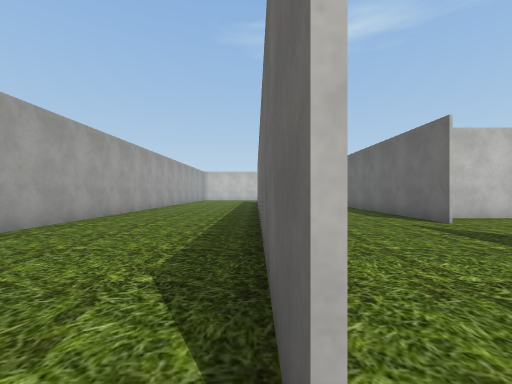
view 1 (above)

19 first-person views from a walk through a scene from a Unity 3-D project. The camera is 1.4 m above the floor, looks level and sees 90° across. The floor is counted in squares, 2 m on a side. Each view is taken from the middle of a square. On the plan, view 1 faces up. The plan holds only what a view shows up to about 9 squares ahead; the rest is blank. The player is left out. Some surface patterns are stand-ins.

view 2
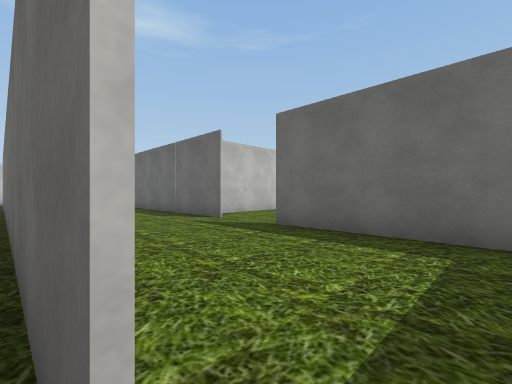

view 3
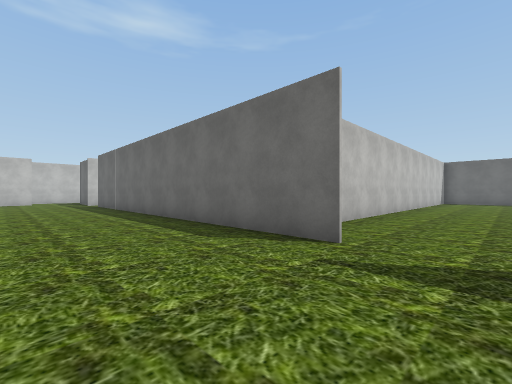

view 4
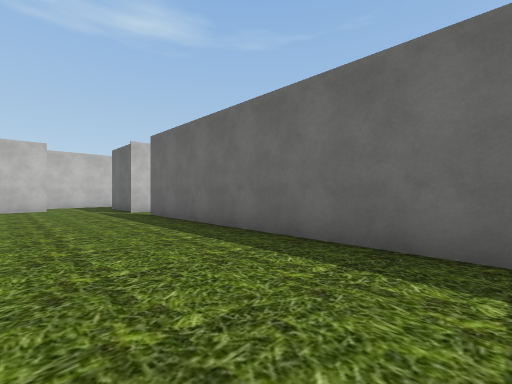

view 5
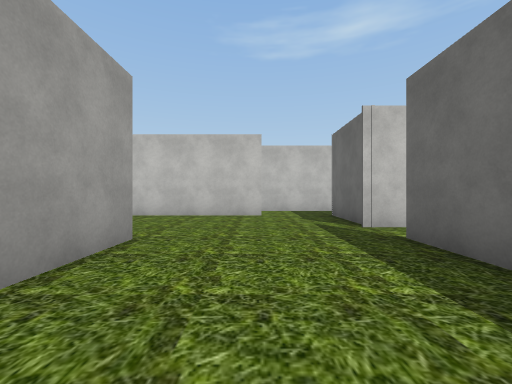

view 6
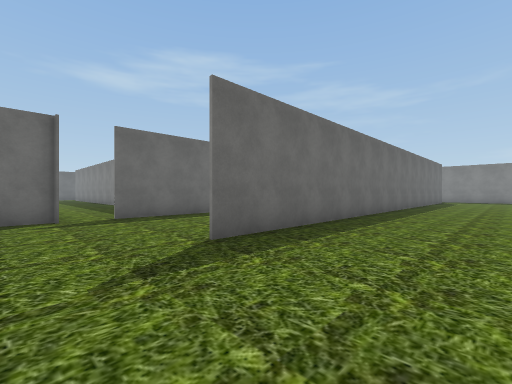

view 7
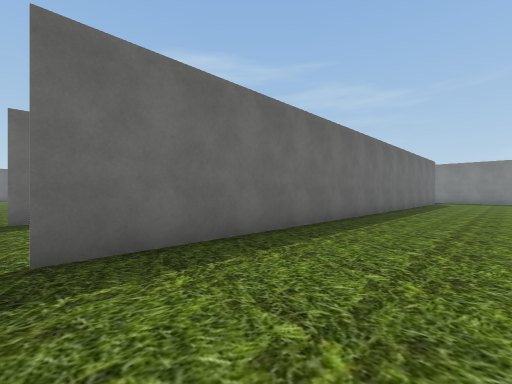

view 8
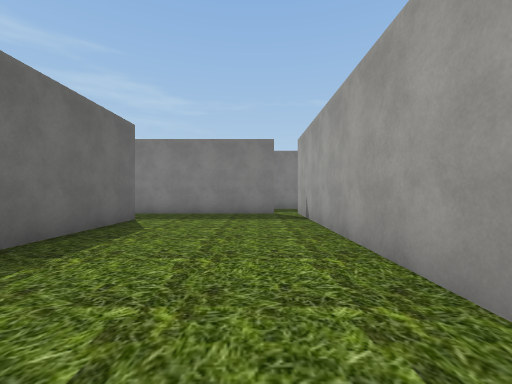

view 9
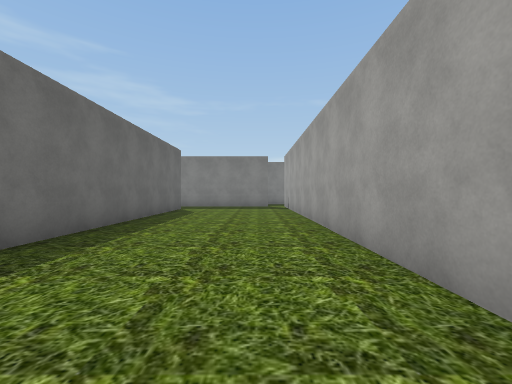

view 10
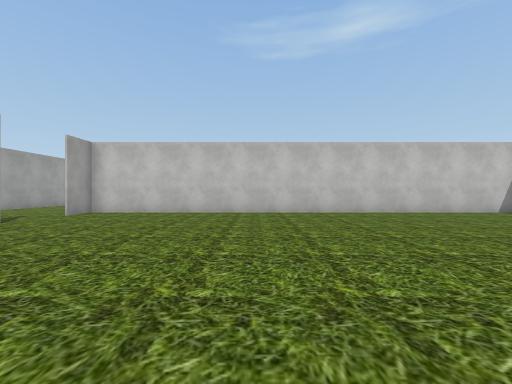

view 11
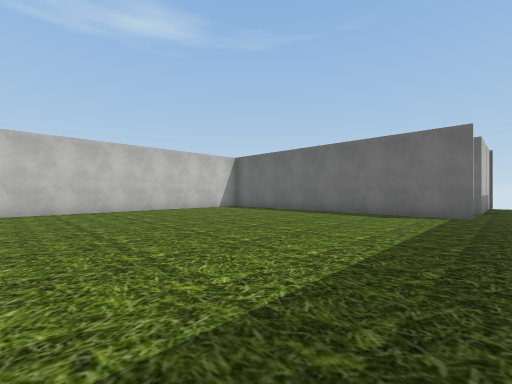

view 12
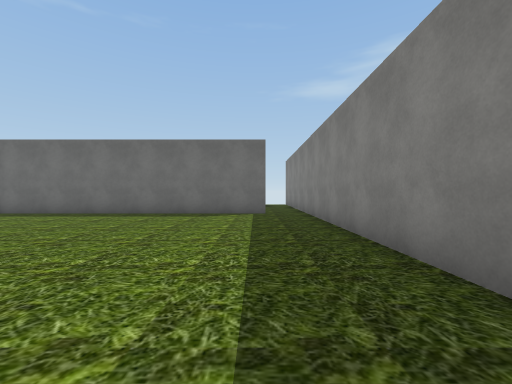

view 13
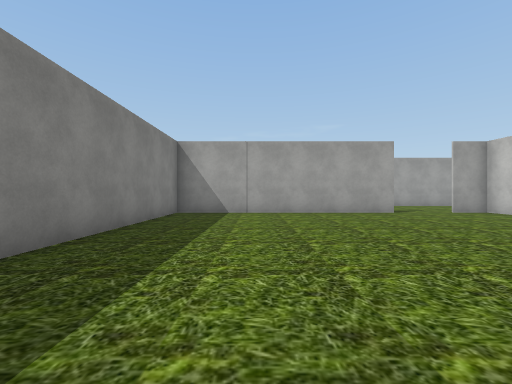

view 14
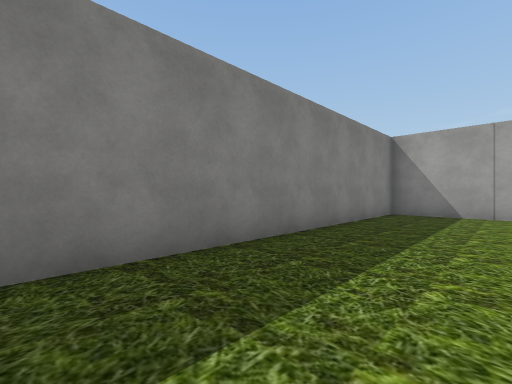

view 15
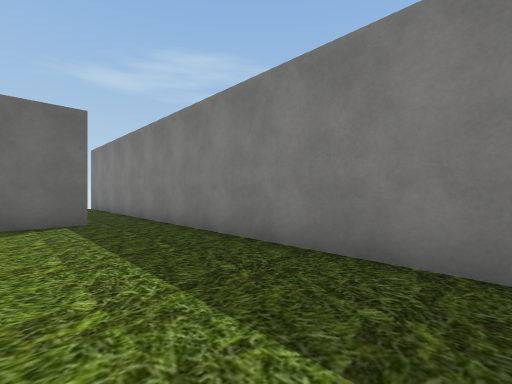

view 16
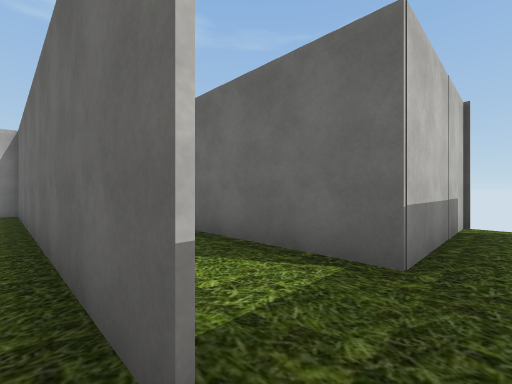

view 17
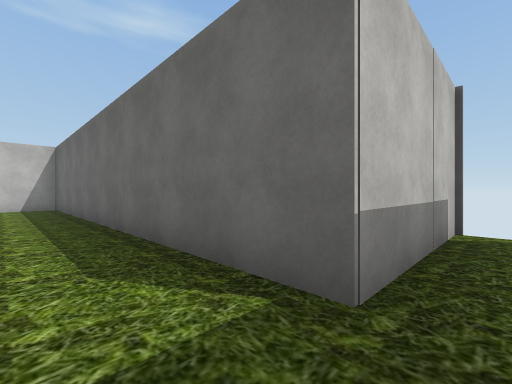

view 18
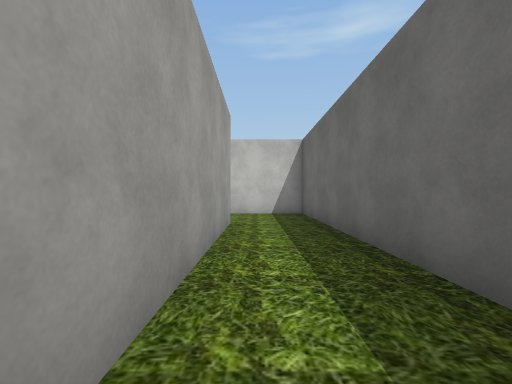

view 19
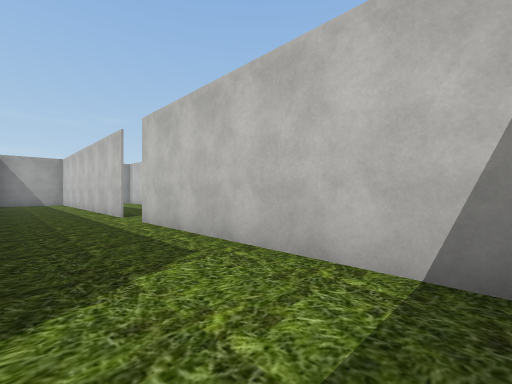

### Floor plan
Points are (right, up) in squares from view 1. A wall is a line through its corners. A room is listed if a view was taken in it or the views show most of it. See-through windows are left out.
Room 1 (views 1, 2, 3, 4, 5, 6, 7, 8, 9)
walls: (-4.4, 9.6) (-4.4, -1.4); (4.3, 5.6) (4.3, 18); (0.2, 17.9) (0.2, 15.8); (4.3, 19.1) (4.3, 21.8); (0.1, 0.4) (0.1, 17.9); (2.2, 21.6) (-1.8, 21.6); (4.3, 0) (4.3, 3.8); (-3.6, -1.3) (1, -1.3)
ways out: opening at (4, 4.5) to room 2; opening at (3, 22); gap at (4, 18)
Room 2 (views 10, 11, 12, 13, 14, 15)
walls: (4.3, 3.8) (4.3, -3.7) (18.5, -3.7); (19.4, -2.4) (19.4, 6.8) (4.3, 6.8) (4.3, 5.6)
ways out: opening at (4, 4.5) to room 1; opening at (19, -3) to room 3
Room 3 (views 16, 17, 18, 19)
walls: (19.4, 6.8) (19.4, 1.5); (18.5, -3.7) (23, -3.7); (25.4, -2.3) (21.5, -2.3) (21.5, 9.3) (14.9, 9.3); (13.5, 9.3) (10.6, 9.3)
ways out: opening at (19, -3) to room 2; opening at (14, 9)

Positions as (right, up) in squares from view 1, and headings:
1: (0, 0), facing up
2: (0, 0), facing up-right
3: (1, 4), facing up-right
4: (1, 10), facing up-right
5: (2, 14), facing up
6: (-3, 20), facing down-right
7: (-3, 18), facing down-right
8: (-3, 7), facing down
9: (-3, 11), facing down
10: (10, -2), facing up
11: (11, -3), facing up-right
12: (11, -2), facing right
13: (13, -1), facing left
14: (13, -1), facing down-left
15: (13, -1), facing down-right
16: (19, -3), facing up-right
17: (20, -3), facing up-right
18: (20, 1), facing up
19: (21, 7), facing up-left
